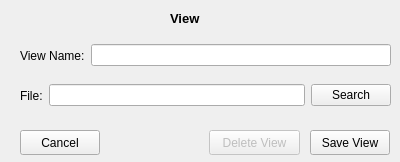
<?xml version="1.0" encoding="UTF-8"?>
<ui version="4.0">
 <class>Form</class>
 <widget class="QWidget" name="Form">
  <property name="geometry">
   <rect>
    <x>0</x>
    <y>0</y>
    <width>400</width>
    <height>162</height>
   </rect>
  </property>
  <property name="sizePolicy">
   <sizepolicy hsizetype="Fixed" vsizetype="Fixed">
    <horstretch>0</horstretch>
    <verstretch>0</verstretch>
   </sizepolicy>
  </property>
  <property name="minimumSize">
   <size>
    <width>400</width>
    <height>162</height>
   </size>
  </property>
  <property name="maximumSize">
   <size>
    <width>400</width>
    <height>162</height>
   </size>
  </property>
  <property name="windowTitle">
   <string>View</string>
  </property>
  <widget class="QLabel" name="label_4">
   <property name="geometry">
    <rect>
     <x>170</x>
     <y>10</y>
     <width>41</width>
     <height>17</height>
    </rect>
   </property>
   <property name="font">
    <font>
     <pointsize>10</pointsize>
     <weight>75</weight>
     <bold>true</bold>
    </font>
   </property>
   <property name="text">
    <string>View</string>
   </property>
  </widget>
  <widget class="QWidget" name="horizontalLayoutWidget">
   <property name="geometry">
    <rect>
     <x>20</x>
     <y>40</y>
     <width>371</width>
     <height>31</height>
    </rect>
   </property>
   <layout class="QHBoxLayout" name="horizontalLayout">
    <item>
     <widget class="QLabel" name="label">
      <property name="text">
       <string>View Name:</string>
      </property>
     </widget>
    </item>
    <item>
     <widget class="QLineEdit" name="view_name"/>
    </item>
   </layout>
  </widget>
  <widget class="QWidget" name="horizontalLayoutWidget_2">
   <property name="geometry">
    <rect>
     <x>20</x>
     <y>80</y>
     <width>371</width>
     <height>31</height>
    </rect>
   </property>
   <layout class="QHBoxLayout" name="horizontalLayout_2">
    <item>
     <widget class="QLabel" name="label_2">
      <property name="text">
       <string>File:</string>
      </property>
     </widget>
    </item>
    <item>
     <widget class="QLineEdit" name="view_path">
      <property name="readOnly">
       <bool>true</bool>
      </property>
     </widget>
    </item>
    <item>
     <widget class="QPushButton" name="view_search_bnt">
      <property name="text">
       <string>Search</string>
      </property>
     </widget>
    </item>
   </layout>
  </widget>
  <widget class="QPushButton" name="delete_bnt">
   <property name="enabled">
    <bool>false</bool>
   </property>
   <property name="geometry">
    <rect>
     <x>209</x>
     <y>130</y>
     <width>91</width>
     <height>25</height>
    </rect>
   </property>
   <property name="text">
    <string>Delete View</string>
   </property>
  </widget>
  <widget class="QPushButton" name="save_bnt">
   <property name="geometry">
    <rect>
     <x>310</x>
     <y>130</y>
     <width>80</width>
     <height>25</height>
    </rect>
   </property>
   <property name="text">
    <string>Save View</string>
   </property>
  </widget>
  <widget class="QPushButton" name="cancel_bnt">
   <property name="geometry">
    <rect>
     <x>20</x>
     <y>130</y>
     <width>80</width>
     <height>25</height>
    </rect>
   </property>
   <property name="text">
    <string>Cancel</string>
   </property>
  </widget>
 </widget>
 <resources/>
 <connections/>
</ui>
